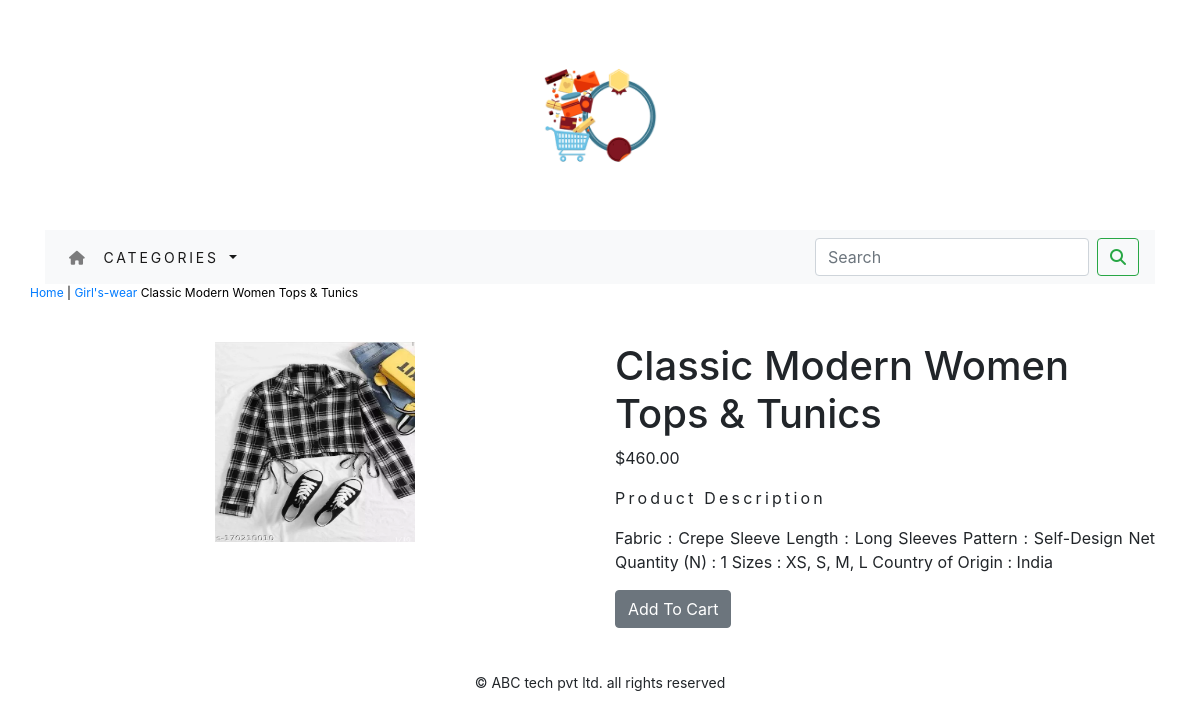
/shop/girls-wear/classic-modern-women-tops-tunics/, run on the app's committed database.
### shop/models.py (models this page shows, shortened)
class Product(models.Model):
    name=models.CharField(max_length=250,unique=True)
    slug=models.SlugField(max_length=250,unique=True)
    description=models.TextField(blank=True)
    price=models.DecimalField(max_digits=10,decimal_places=2)
    category=models.ForeignKey(category,on_delete=models.CASCADE)
    image=models.ImageField(upload_to='product',blank=True)
    stock=models.IntegerField()
    available=models.BooleanField(default=True)
    created=models.DateTimeField(auto_now_add=True)
    updated=models.DateTimeField(auto_now=True)
    class Meta:
        ordering = ('name',)
        verbose_name = 'product'
        verbose_name_plural = 'products'

class category(models.Model):
    name=models.CharField(max_length=250,unique=True)
    slug=models.SlugField(max_length=250,unique=True)
    discription=models.TextField(blank=True)
    image=models.ImageField(upload_to='category',blank=True)
    class Meta:
        ordering=('name',)
        verbose_name='category'
        verbose_name_plural='categories'
    def get_url(self):
        return reverse('shop:products_by_category',args=[self.slug])
    def __str__(self):
        return '{}'.format(self.name)

### shop/views.py (the view)
# urls.py: path('<slug:c_slug>/<slug:product_slug>/', views.prodetail, name='prodcatdetail'),
def prodetail(request,c_slug,product_slug):
    try:
        product=Product.objects.get(category__slug=c_slug,slug=product_slug)
    except Exception as e:
        raise e
    return render(request,'product.html',{'product':product})

### cart/context_processors.py (called while the page is built)
def counter(request):
    item_count=0
    if 'admin' in request.path:
        return {}
    else:
        try:
            cart=Cart.objects.filter(cart_id=_cart_id(request))
            car_items=CartItem.objects.all().filter(cart=cart[:1])
            for cart_item in car_items:
                item_count += cart_item.quantity
        except Cart.DoesNotExist:
            item_count=0
    return dict(item_count=item_count)

### cart/views.py (called while the page is built)
def _cart_id(request):
    cart=request.session.session_key
    if not cart:
        cart=request.session.create()
    return cart

### shop/context_processors.py (called while the page is built)
def menu_link(request):
    links=category.objects.all()
    return dict(links=links)

### shop/templates/product.html (shortened to what this page needs)
{% extends 'base.html' %}
{% load static %}
{% block content %}
<div class="container">
<div class="row my_prod_class">
  <div class="mx_auto">
    <p><a href="{% url 'shop:allprodcat' %}">Home</a>  |  <a href="{{product.category.get_url}}">{{product.category}}</a> {{product.name}}</p>
  </div>
    <div class="container">
<br>
<div class="row">
  <div class="col-12 col-sm-12 col-md-12 col-lg-6 text-center">
    <div style="min-width:18rem;">
     <img src="{{product.image.url}}" alt="{{product.name}}" style="width:200px; height:200px">
    </div>
  </div>
    <div class="col-12 col-sm-12 col-md-12 col-lg-6">
        <div>
      <h1 class="my_prod_title">{{product.name}}</h1>
      <p>${{product.price}}</p>
       <p class="my_title">Product Description</p>
       <p class="text-justify my_prod_text">{{product.description}}</p>
      {% if product.stock <= 0 %}
      <p class="text-justify my_prod_text"><b>Out Of Stock</b></p>
      {% else %}
      <a class="btn btn-secondary"  href="{% url 'cart:add_cart' product.id %}">Add To Cart</a><br>
      {% endif %}
            <br>
        </div>
    </div>
  </div>
</div>
</div>
</div>
{% endblock %}

### shop/static/css/custom.css (style rules this page uses)
body { font-family: 'Roboto', sans-serif; }
.my_title { font-size:16px; text_transform:uppercase; letter-spacing:.2em; }
.my_prod_class .mx_auto { color:black; font-size:12px; text-decoration:none; }

### data on the page
Product: category "Girl's-wear", name "Classic Modern Women Tops & Tunics", image (picture), price "460.00", description "Fabric : Crepe Sleeve Length : Long Sleeves Pattern : Self-Design Net Quantity (N) : 1 Sizes : XS, S, M, L Country of Origin : India"
